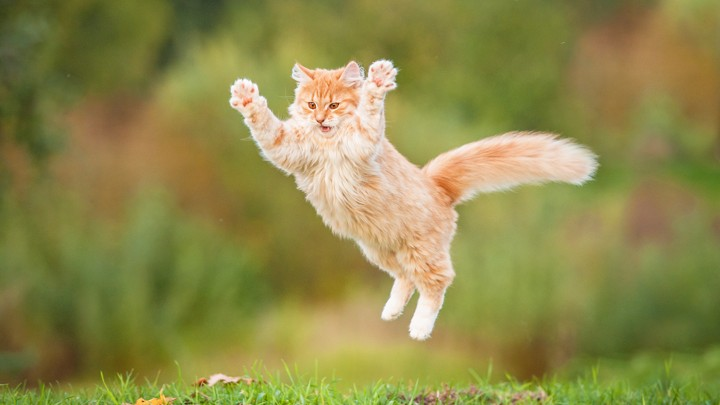
#> input picture assign1/testIMG.jpg, 720 x 405 px
$ python digitalImageStructure.py
#> lines starting #> are read from the running program, lines starting #| are printed output that depends on the picture
"""
Basic reading in of images. Color conversions, splits/indexing, and cuts.
"""

import time
import cv2
import matplotlib.pyplot as plt


def readRGB():
    """
    Part One
    Read an image as RGB and display it on the screen (use opencv, matplotlib)
    """
    imageBGR = cv2.imread("testIMG.jpg")
#> imageBGR is the input picture: shape (405, 720, 3); mean B, G, R 75, 137.4, 142
    imageRGB = cv2.cvtColor(imageBGR, cv2.COLOR_BGR2RGB)
    plt.imshow(imageRGB)
    plt.show()


def readGRAY():
    """
    Part Two
    Read an image as grayscale and display it
    """
    imageGray = cv2.imread("testIMG.jpg", cv2.IMREAD_GRAYSCALE)
#> imageGray: shape (405, 720); min 19, max 255, mean 131.7
    plt.imshow(imageGray, cmap='gray')
    plt.show()


def convertGRAY():
    """
    Part Three
    Read an image as RGB and convert it to grayscale, display it
    """
    imageBGR = cv2.imread("testIMG.jpg")
    imageGray = cv2.cvtColor(imageBGR, cv2.COLOR_BGR2GRAY)
    plt.imshow(imageGray, cmap='gray')
    plt.show()


def splitRGB():
    """
    Part Four
    Read an image as RGB and separate the image's color channels (use split() or
    numpy indexing - Which method is computationally faster?)
    """
    imageBGR = cv2.imread("testIMG.jpg")
    imageRGB = cv2.cvtColor(imageBGR, cv2.COLOR_BGR2RGB)

    startOne = time.clock()
    r1, g1, b1 = cv2.split(imageRGB)
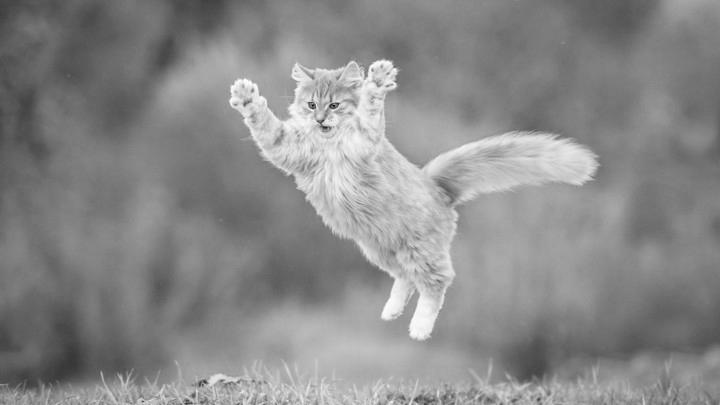
#> g1: shape (405, 720); min 6, max 255, mean 137.4
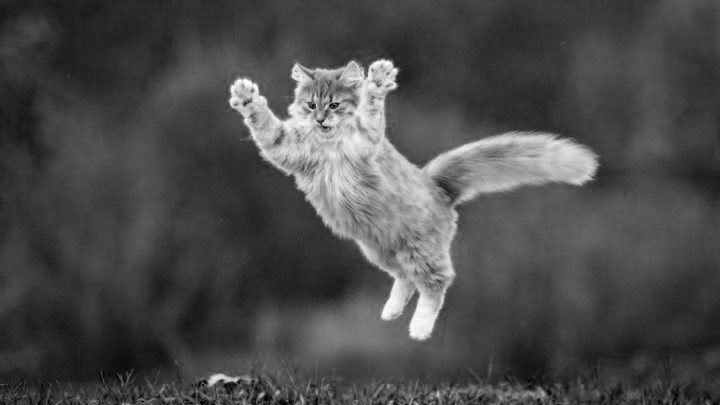
#> b1: shape (405, 720); min 0, max 255, mean 75
    elapsedOne = time.clock() - startOne

    startTwo = time.clock()
    r2 = imageRGB[:, :, 0]
    g2 = imageRGB[:, :, 1]
    b2 = imageRGB[:, :, 2]
    elapsedTwo = time.clock() - startTwo

    print("Using split function: {}\nUsing indexing: {}".format(elapsedOne, elapsedTwo))
    if elapsedOne < elapsedTwo:
        print("Split function is faster than indexing")
    elif elapsedTwo < elapsedOne:
        print("Indexing is faster than split function")

    red = imageRGB.copy()
    red[:, :, 1] = 0
    red[:, :, 2] = 0
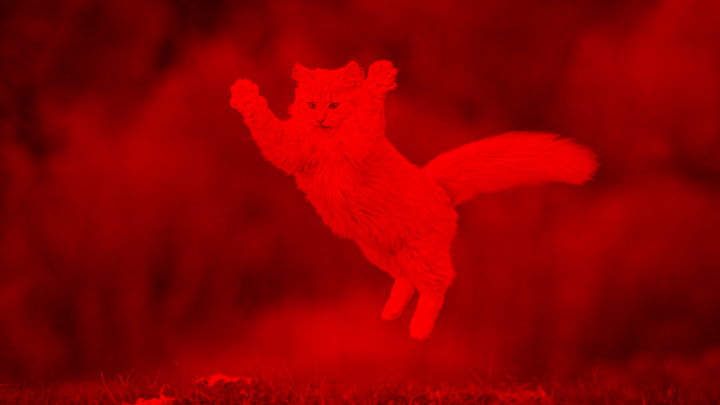
#> red: shape (405, 720, 3); mean R, G, B 142, 0, 0
    plt.imshow(red)
    plt.show()

    green = imageRGB.copy()
    green[:, :, 0] = 0
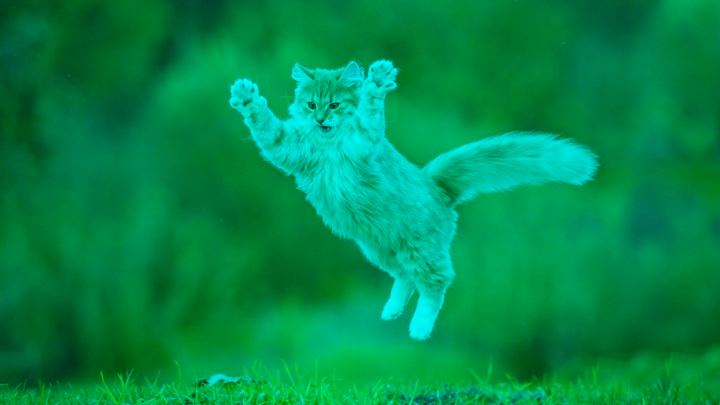
#> green: shape (405, 720, 3); mean R, G, B 0, 137.4, 75
    green[:, :, 2] = 0
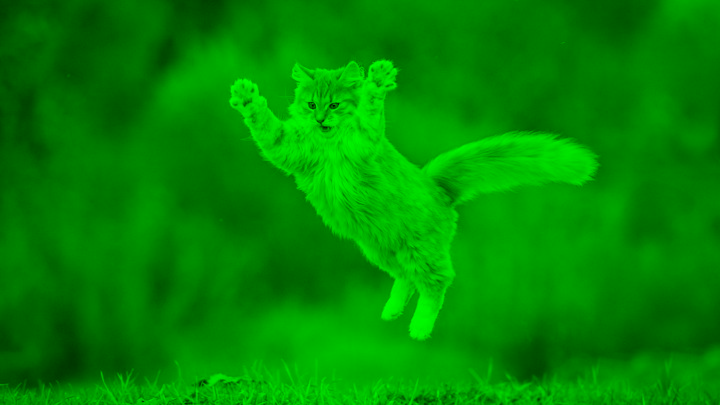
#> green: shape (405, 720, 3); mean R, G, B 0, 137.4, 0
    plt.imshow(green)
    plt.show()

    blue = imageRGB.copy()
    blue[:, :, 0] = 0
    blue[:, :, 1] = 0
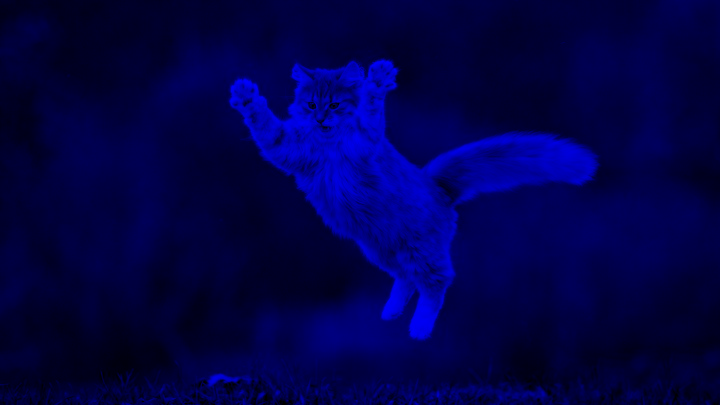
#> blue: shape (405, 720, 3); mean R, G, B 0, 0, 75
    plt.imshow(blue)
    plt.show()


def imageCut():
    """
    Part Five
    Cut out a rectangular section of the image and display it on screen (use numpy indexing)
    """
    imageBGR = cv2.imread("testIMG.jpg")
    imageRGB = cv2.cvtColor(imageBGR, cv2.COLOR_BGR2RGB)
    cutImage = imageRGB[40:350, 200:620, :]
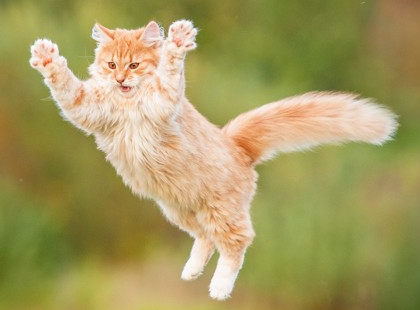
#> cutImage: shape (310, 420, 3); mean R, G, B 165, 154.9, 96
    plt.imshow(cutImage)
    plt.show()


if __name__ == "__main__":
    readRGB()
    readGRAY()
    convertGRAY()
    splitRGB()
    imageCut()

$ run again, with assign1/Particles.jpg copied over assign1/testIMG.jpg
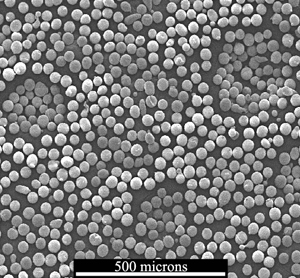
#> input picture assign1/Particles.jpg, 300 x 278 px
#> in readRGB, imageBGR is the input picture: shape (278, 300, 3); min 0, max 255, mean 122.4
#> in splitRGB, `blue[:, :, 1] = 0`:
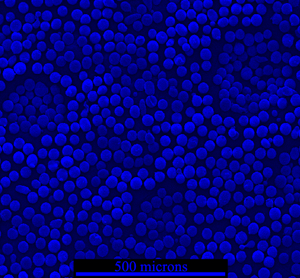
#> blue: shape (278, 300, 3); mean R, G, B 0, 0, 122.4
#> in imageCut, `cutImage = imageRGB[40:350, 200:620, :]`:
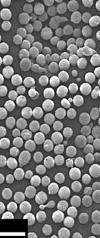
#> cutImage: shape (238, 100, 3); min 0, max 255, mean 120.3

$ run again, with assign1/testHistIMG.jpg copied over assign1/testIMG.jpg
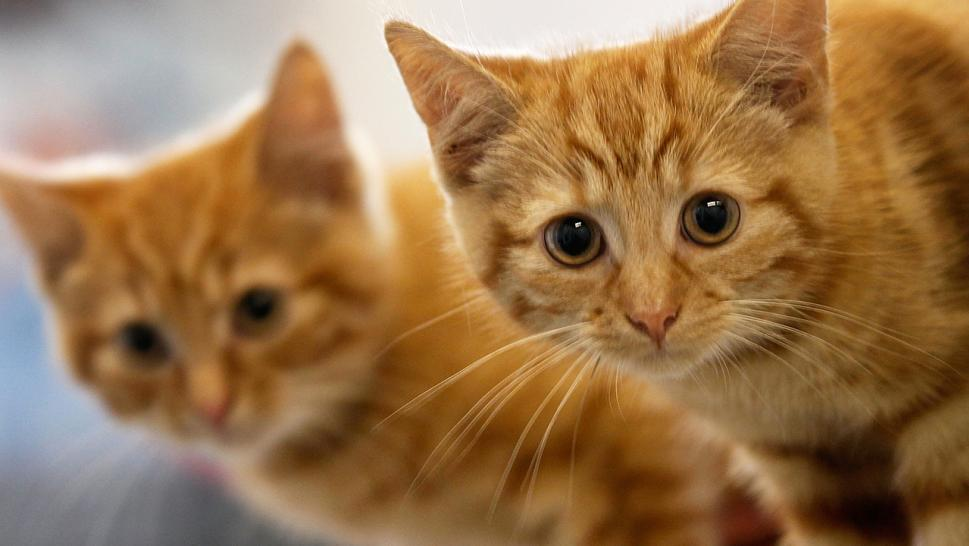
#> input picture assign1/testHistIMG.jpg, 969 x 546 px
#> in readRGB, imageBGR is the input picture: shape (546, 969, 3); mean B, G, R 76.8, 116.2, 152.9
#> in splitRGB, `blue[:, :, 1] = 0`:
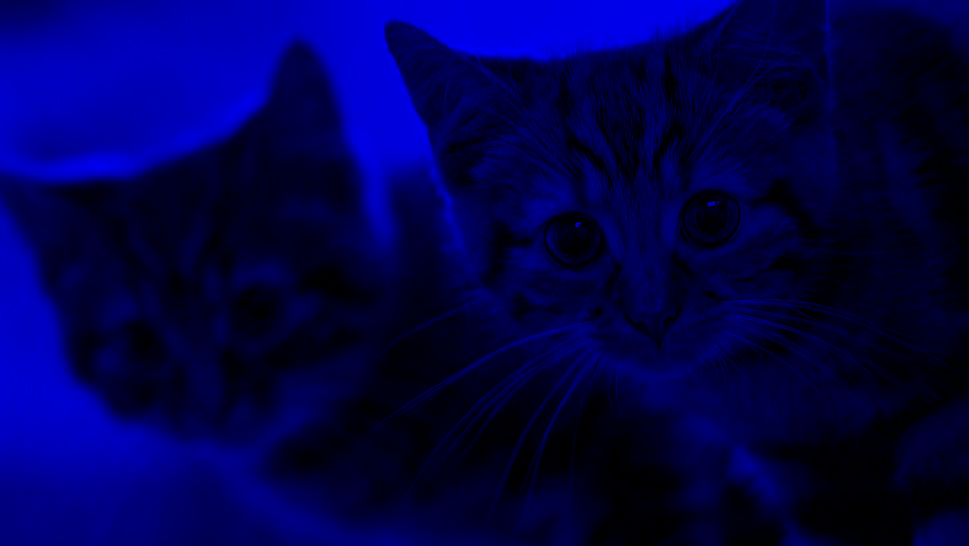
#> blue: shape (546, 969, 3); mean R, G, B 0, 0, 76.8
#> in imageCut, `cutImage = imageRGB[40:350, 200:620, :]`:
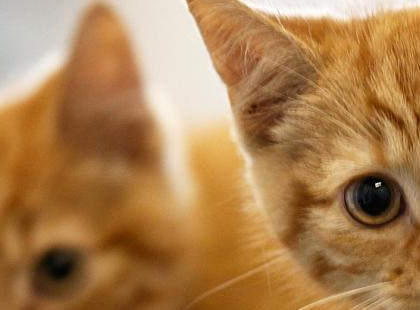
#> cutImage: shape (310, 420, 3); mean R, G, B 172.5, 128.9, 81
